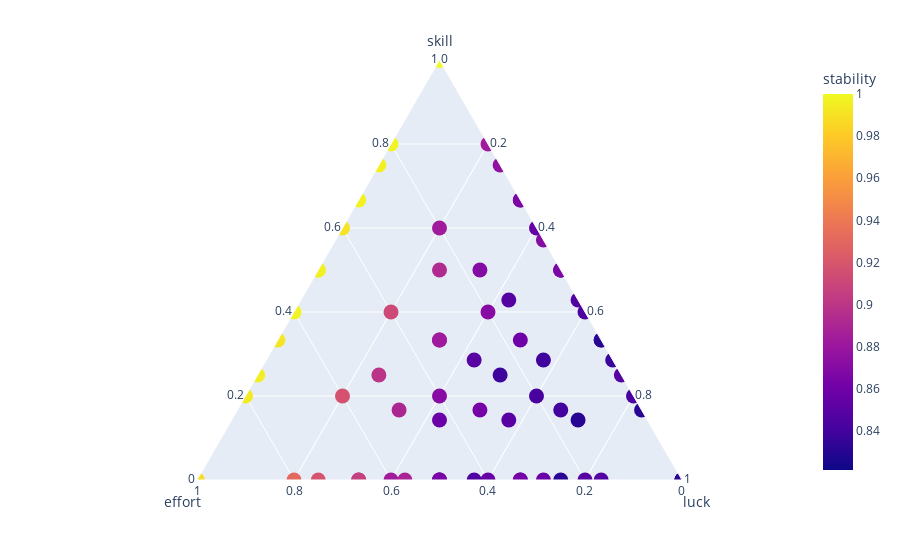

The code cell stored with this chart in its notebook:
### Code cell
fig = px.scatter_ternary(test_df, a="skill", b="effort", c="luck",
                         color=test_df['stability'])#,range_color=[0,1])
fig.update_traces(marker={'size': 15})

fig.show()

### Figure 1 — Plotly figure (JSON) as saved in the notebook; plotly's stock layout.template omitted (floating-point values rounded to 4 significant figures)
{"data": [{"a": [0, 0, 0, 0, 0, 0, 0, 0, 0, 0, 0, 0, 0, 0, 0, 0, 0, 0, 0, 0, 0, 0, 0, 0, 0, 0, 0, 0, 0.2, 0.2, 0.2, 0.2, 0.2, 0.2, 0.2, 0.2, 0.2, 0.2, 0.2, 0.2, 0.2, 0.2, 0.2, 0.2, 0.2, 0.2, 0.2, 0.2, 0.2, 0.2, 0.4, 0.4, 0.4, 0.4, 0.4, 0.4, 0.4, 0.4, 0.4, 0.4, 0.4, 0.4, 0.4, 0.4, 0.4, 0.4, 0.6, 0.6, 0.6, 0.6, 0.6, 0.6, 0.6, 0.6, 0.6, 0.6, 0.8, 0.8, 0.8, 0.8, 0.8, 1], "b": [0, 0, 0, 0, 0, 0, 0.2, 0.2, 0.2, 0.2, 0.2, 0.2, 0.4, 0.4, 0.4, 0.4, 0.4, 0.4, 0.6, 0.6, 0.6, 0.6, 0.6, 0.8, 0.8, 0.8, 0.8, 1, 0, 0, 0, 0, 0, 0, 0.2, 0.2, 0.2, 0.2, 0.2, 0.2, 0.4, 0.4, 0.4, 0.4, 0.4, 0.6, 0.6, 0.6, 0.6, 0.8, 0, 0, 0, 0, 0, 0, 0.2, 0.2, 0.2, 0.2, 0.2, 0.4, 0.4, 0.4, 0.4, 0.6, 0, 0, 0, 0, 0, 0.2, 0.2, 0.2, 0.2, 0.4, 0, 0, 0, 0, 0.2, 0], "c": [0, 0.2, 0.4, 0.6, 0.8, 1, 0, 0.2, 0.4, 0.6, 0.8, 1, 0, 0.2, 0.4, 0.6, 0.8, 1, 0, 0.2, 0.4, 0.6, 0.8, 0, 0.2, 0.4, 0.6, 0, 0, 0.2, 0.4, 0.6, 0.8, 1, 0, 0.2, 0.4, 0.6, 0.8, 1, 0, 0.2, 0.4, 0.6, 0.8, 0, 0.2, 0.4, 0.6, 0, 0, 0.2, 0.4, 0.6, 0.8, 1, 0, 0.2, 0.4, 0.6, 0.8, 0, 0.2, 0.4, 0.6, 0, 0, 0.2, 0.4, 0.6, 0.8, 0, 0.2, 0.4, 0.6, 0, 0, 0.2, 0.4, 0.6, 0, 0], "hovertemplate": "skill=%{a}<br>effort=%{b}<br>luck=%{c}<br>stability=%{marker.color}<extra></extra>", "legendgroup": "", "marker": {"color": [0.8214, 0.846, 0.8516, 0.8437, 0.8317, 0.8302, 0.996, 0.8413, 0.8444, 0.8317, 0.85, 0.8476, 0.9905, 0.8833, 0.8722, 0.8556, 0.8619, 0.8571, 0.9897, 0.9183, 0.8841, 0.8643, 0.8452, 0.9952, 0.931, 0.9063, 0.8889, 0.9873, 1, 0.8627, 0.8643, 0.8484, 0.8429, 0.831, 0.9921, 0.8738, 0.8389, 0.8421, 0.8405, 0.831, 0.9921, 0.8992, 0.8706, 0.8627, 0.85, 0.9952, 0.9175, 0.8905, 0.8571, 0.9937, 1, 0.8548, 0.854, 0.8444, 0.831, 0.8373, 0.9968, 0.8929, 0.8714, 0.8587, 0.8397, 0.996, 0.9127, 0.8825, 0.8492, 0.9976, 1, 0.8754, 0.8548, 0.8659, 0.846, 0.996, 0.8833, 0.8698, 0.8476, 0.9913, 1, 0.8841, 0.8659, 0.8698, 0.9976, 1], "coloraxis": "coloraxis", "size": 15, "symbol": "circle"}, "mode": "markers", "name": "", "showlegend": false, "subplot": "ternary", "type": "scatterternary"}], "layout": {"coloraxis": {"colorbar": {"title": {"text": "stability"}}, "colorscale": [[0, "#0d0887"], [0.1111, "#46039f"], [0.2222, "#7201a8"], [0.3333, "#9c179e"], [0.4444, "#bd3786"], [0.5556, "#d8576b"], [0.6667, "#ed7953"], [0.7778, "#fb9f3a"], [0.8889, "#fdca26"], [1, "#f0f921"]]}, "legend": {"tracegroupgap": 0}, "margin": {"t": 60}, "ternary": {"aaxis": {"title": {"text": "skill"}}, "baxis": {"title": {"text": "effort"}}, "caxis": {"title": {"text": "luck"}}, "domain": {"x": [0, 1], "y": [0, 1]}}}}
